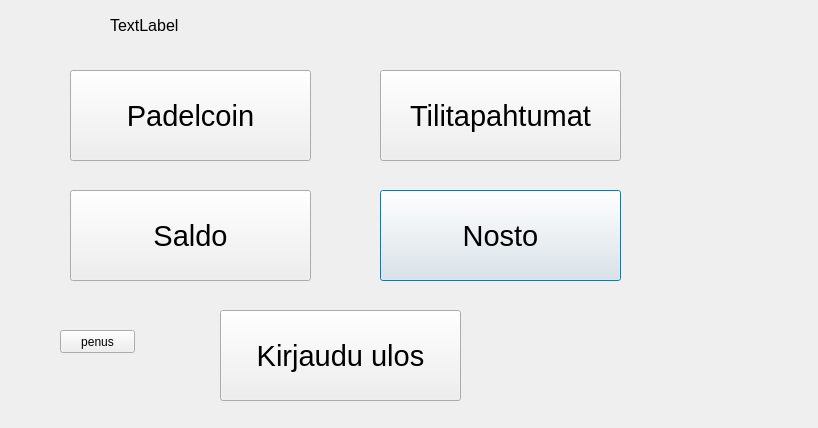
<?xml version="1.0" encoding="UTF-8"?>
<ui version="4.0">
 <class>Valikko</class>
 <widget class="QDialog" name="Valikko">
  <property name="geometry">
   <rect>
    <x>0</x>
    <y>0</y>
    <width>818</width>
    <height>428</height>
   </rect>
  </property>
  <property name="windowTitle">
   <string>Dialog</string>
  </property>
  <widget class="QPushButton" name="btnNosto">
   <property name="geometry">
    <rect>
     <x>380</x>
     <y>190</y>
     <width>241</width>
     <height>91</height>
    </rect>
   </property>
   <property name="sizePolicy">
    <sizepolicy hsizetype="Preferred" vsizetype="Preferred">
     <horstretch>0</horstretch>
     <verstretch>0</verstretch>
    </sizepolicy>
   </property>
   <property name="font">
    <font>
     <pointsize>22</pointsize>
    </font>
   </property>
   <property name="styleSheet">
    <string notr="true">QPushButton {

  background-color:  #C0C0C0;
    border-style: outset;
    border-width: 2px;
    border-radius: 10px;
    border-color: beige;
    min-width: 10em;
    padding: 6px;
	color: black;
}♣

QPushButton:pressed {

  background-color:  #808080;
    border-style: outset;
    border-width: 2px;
    border-radius: 10px;
    border-color: beige;
    min-width: 10em;
    padding: 6px;
	color: black;
}♣</string>
   </property>
   <property name="text">
    <string>Nosto</string>
   </property>
  </widget>
  <widget class="QPushButton" name="btnTilitapahtumat">
   <property name="geometry">
    <rect>
     <x>380</x>
     <y>70</y>
     <width>241</width>
     <height>91</height>
    </rect>
   </property>
   <property name="sizePolicy">
    <sizepolicy hsizetype="Preferred" vsizetype="Preferred">
     <horstretch>0</horstretch>
     <verstretch>0</verstretch>
    </sizepolicy>
   </property>
   <property name="font">
    <font>
     <pointsize>22</pointsize>
    </font>
   </property>
   <property name="styleSheet">
    <string notr="true">QPushButton {

  background-color:  #C0C0C0;
    border-style: outset;
    border-width: 2px;
    border-radius: 10px;
    border-color: beige;
    min-width: 10em;
    padding: 6px;
	color: black;
}♣

QPushButton:pressed {

  background-color:  #808080;
    border-style: outset;
    border-width: 2px;
    border-radius: 10px;
    border-color: beige;
    min-width: 10em;
    padding: 6px;
	color: black;
}♣</string>
   </property>
   <property name="text">
    <string>Tilitapahtumat</string>
   </property>
  </widget>
  <widget class="QPushButton" name="btnPadelCoin">
   <property name="geometry">
    <rect>
     <x>70</x>
     <y>70</y>
     <width>241</width>
     <height>91</height>
    </rect>
   </property>
   <property name="sizePolicy">
    <sizepolicy hsizetype="Preferred" vsizetype="Preferred">
     <horstretch>0</horstretch>
     <verstretch>0</verstretch>
    </sizepolicy>
   </property>
   <property name="font">
    <font>
     <pointsize>22</pointsize>
    </font>
   </property>
   <property name="styleSheet">
    <string notr="true">QPushButton {

  background-color:  #C0C0C0;
    border-style: outset;
    border-width: 2px;
    border-radius: 10px;
    border-color: beige;
    min-width: 10em;
    padding: 6px;
	color: black;
}♣

QPushButton:pressed {

  background-color:  #808080;
    border-style: outset;
    border-width: 2px;
    border-radius: 10px;
    border-color: beige;
    min-width: 10em;
    padding: 6px;
	color: black;
}♣</string>
   </property>
   <property name="text">
    <string>Padelcoin</string>
   </property>
  </widget>
  <widget class="QPushButton" name="btnSaldo">
   <property name="geometry">
    <rect>
     <x>70</x>
     <y>190</y>
     <width>241</width>
     <height>91</height>
    </rect>
   </property>
   <property name="sizePolicy">
    <sizepolicy hsizetype="Preferred" vsizetype="Preferred">
     <horstretch>0</horstretch>
     <verstretch>0</verstretch>
    </sizepolicy>
   </property>
   <property name="font">
    <font>
     <pointsize>22</pointsize>
    </font>
   </property>
   <property name="styleSheet">
    <string notr="true">QPushButton {

  background-color:  #C0C0C0;
    border-style: outset;
    border-width: 2px;
    border-radius: 10px;
    border-color: beige;
    min-width: 10em;
    padding: 6px;
	color: black;
}♣

QPushButton:pressed {

  background-color:  #808080;
    border-style: outset;
    border-width: 2px;
    border-radius: 10px;
    border-color: beige;
    min-width: 10em;
    padding: 6px;
	color: black;
}♣</string>
   </property>
   <property name="text">
    <string>Saldo</string>
   </property>
  </widget>
  <widget class="QPushButton" name="btnULos">
   <property name="geometry">
    <rect>
     <x>220</x>
     <y>310</y>
     <width>241</width>
     <height>91</height>
    </rect>
   </property>
   <property name="sizePolicy">
    <sizepolicy hsizetype="Preferred" vsizetype="Preferred">
     <horstretch>0</horstretch>
     <verstretch>0</verstretch>
    </sizepolicy>
   </property>
   <property name="font">
    <font>
     <pointsize>22</pointsize>
    </font>
   </property>
   <property name="styleSheet">
    <string notr="true">QPushButton {

  background-color:  #C0C0C0;
    border-style: outset;
    border-width: 2px;
    border-radius: 10px;
    border-color: beige;
    min-width: 10em;
    padding: 6px;
	color: black;
}♣

QPushButton:pressed {

  background-color:  #808080;
    border-style: outset;
    border-width: 2px;
    border-radius: 10px;
    border-color: beige;
    min-width: 10em;
    padding: 6px;
	color: black;
}♣</string>
   </property>
   <property name="text">
    <string>Kirjaudu ulos</string>
   </property>
  </widget>
  <widget class="QLabel" name="lblTervehdys">
   <property name="geometry">
    <rect>
     <x>110</x>
     <y>10</y>
     <width>581</width>
     <height>31</height>
    </rect>
   </property>
   <property name="font">
    <font>
     <pointsize>12</pointsize>
    </font>
   </property>
   <property name="text">
    <string>TextLabel</string>
   </property>
  </widget>
  <widget class="QPushButton" name="btnpenus">
   <property name="geometry">
    <rect>
     <x>60</x>
     <y>330</y>
     <width>75</width>
     <height>23</height>
    </rect>
   </property>
   <property name="text">
    <string>penus</string>
   </property>
  </widget>
 </widget>
 <resources/>
 <connections/>
</ui>
